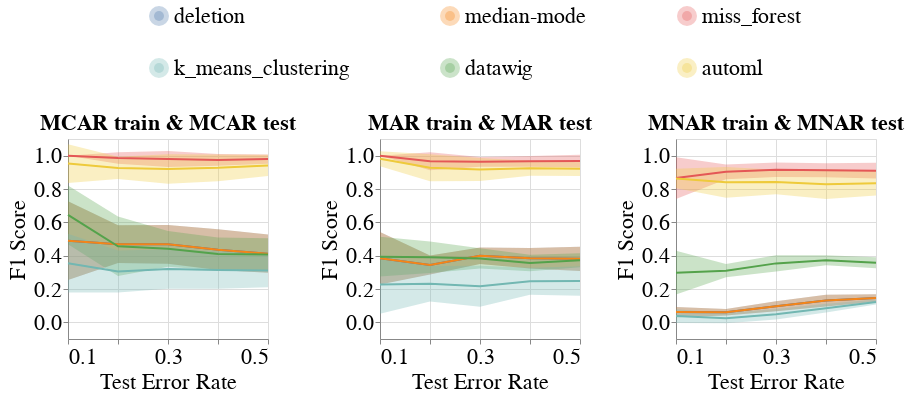

Notebook source saved alongside this figure:
### Code cell
create_line_bands_for_no_shift(dataset_name=DATASET_NAME,
                               column_name='PhysicallyActive',
                               metric_name='f1_score',
                               db_client=db_client,
                               without_dummy=True)

### Figure 1 — Vega-Lite specification as saved in the notebook (floating-point values rounded to 4 significant figures; data arrays with more than 128 entries replaced by an {"elided": "..."} marker saying what was removed)
{"config": {"view": {"continuousWidth": 400, "continuousHeight": 300}, "axis": {"labelFontSize": 22, "labelFontWeight": "normal", "titleFontSize": 22, "titleFontWeight": "normal"}, "legend": {"columns": 3, "direction": "horizontal", "labelFontSize": 22, "labelLimit": 400, "orient": "top", "symbolOffset": 80, "symbolStrokeWidth": 10, "titleAnchor": "middle", "titleFontSize": 22, "titleLimit": 300}, "title": {"fontSize": 22}}, "hconcat": [{"layer": [{"mark": {"type": "errorband", "extent": "stdev"}, "encoding": {"color": {"field": "Null_Imputer_Name", "sort": ["deletion", "median-mode", "miss_forest", "k_means_clustering", "datawig", "automl"], "title": null, "type": "nominal"}, "x": {"axis": {"labelExpr": "(datum.value == 0.1) || (datum.value == 0.3) || (datum.value == 0.5) ? datum.label : ''"}, "field": "Test_Error_Rate", "scale": {"nice": false}, "title": "Test Error Rate", "type": "quantitative"}, "y": {"field": "F1_Score", "scale": {"zero": false}, "title": "F1 Score", "type": "quantitative"}}}, {"mark": "line", "encoding": {"color": {"field": "Null_Imputer_Name", "sort": ["deletion", "median-mode", "miss_forest", "k_means_clustering", "datawig", "automl"], "title": null, "type": "nominal"}, "x": {"axis": {"labelExpr": "(datum.value == 0.1) || (datum.value == 0.3) || (datum.value == 0.5) ? datum.label : ''"}, "field": "Test_Error_Rate", "scale": {"nice": false}, "title": "Test Error Rate", "type": "quantitative"}, "y": {"aggregate": "mean", "field": "F1_Score", "scale": {"zero": false}, "title": "F1 Score", "type": "quantitative"}}}], "height": 200, "title": {"text": "MCAR train & MCAR test", "fontSize": 22}, "width": 200}, {"layer": [{"mark": {"type": "errorband", "extent": "stdev"}, "encoding": {"color": {"field": "Null_Imputer_Name", "sort": ["deletion", "median-mode", "miss_forest", "k_means_clustering", "datawig", "automl"], "title": null, "type": "nominal"}, "x": {"axis": {"labelExpr": "(datum.value == 0.1) || (datum.value == 0.3) || (datum.value == 0.5) ? datum.label : ''"}, "field": "Test_Error_Rate", "scale": {"nice": false}, "title": "Test Error Rate", "type": "quantitative"}, "y": {"field": "F1_Score", "scale": {"zero": false}, "title": "F1 Score", "type": "quantitative"}}}, {"mark": "line", "encoding": {"color": {"field": "Null_Imputer_Name", "sort": ["deletion", "median-mode", "miss_forest", "k_means_clustering", "datawig", "automl"], "title": null, "type": "nominal"}, "x": {"axis": {"labelExpr": "(datum.value == 0.1) || (datum.value == 0.3) || (datum.value == 0.5) ? datum.label : ''"}, "field": "Test_Error_Rate", "scale": {"nice": false}, "title": "Test Error Rate", "type": "quantitative"}, "y": {"aggregate": "mean", "field": "F1_Score", "scale": {"zero": false}, "title": "F1 Score", "type": "quantitative"}}}], "data": {"name": "data-140405fca5068c258d2943d27c4a95b1"}, "height": 200, "title": {"text": "MAR train & MAR test", "fontSize": 22}, "width": 200}, {"layer": [{"mark": {"type": "errorband", "extent": "stdev"}, "encoding": {"color": {"field": "Null_Imputer_Name", "sort": ["deletion", "median-mode", "miss_forest", "k_means_clustering", "datawig", "automl"], "title": null, "type": "nominal"}, "x": {"axis": {"labelExpr": "(datum.value == 0.1) || (datum.value == 0.3) || (datum.value == 0.5) ? datum.label : ''"}, "field": "Test_Error_Rate", "scale": {"nice": false}, "title": "Test Error Rate", "type": "quantitative"}, "y": {"field": "F1_Score", "scale": {"zero": false}, "title": "F1 Score", "type": "quantitative"}}}, {"mark": "line", "encoding": {"color": {"field": "Null_Imputer_Name", "sort": ["deletion", "median-mode", "miss_forest", "k_means_clustering", "datawig", "automl"], "title": null, "type": "nominal"}, "x": {"axis": {"labelExpr": "(datum.value == 0.1) || (datum.value == 0.3) || (datum.value == 0.5) ? datum.label : ''"}, "field": "Test_Error_Rate", "scale": {"nice": false}, "title": "Test Error Rate", "type": "quantitative"}, "y": {"aggregate": "mean", "field": "F1_Score", "scale": {"zero": false}, "title": "F1 Score", "type": "quantitative"}}}], "data": {"name": "data-76e911bb73cb94fe0d4abe55ef13d2f1"}, "height": 200, "title": {"text": "MNAR train & MNAR test", "fontSize": 22}, "width": 200}], "data": {"name": "data-28c314f82ec228ea84db654f9cd53739"}, "resolve": {"scale": {"y": "shared"}}, "$schema": "https://vega.github.io/schema/vega-lite/v4.17.0.json", "datasets": {"data-28c314f82ec228ea84db654f9cd53739": {"elided": "180 records"}, "data-140405fca5068c258d2943d27c4a95b1": {"elided": "180 records"}, "data-76e911bb73cb94fe0d4abe55ef13d2f1": {"elided": "180 records"}}}
